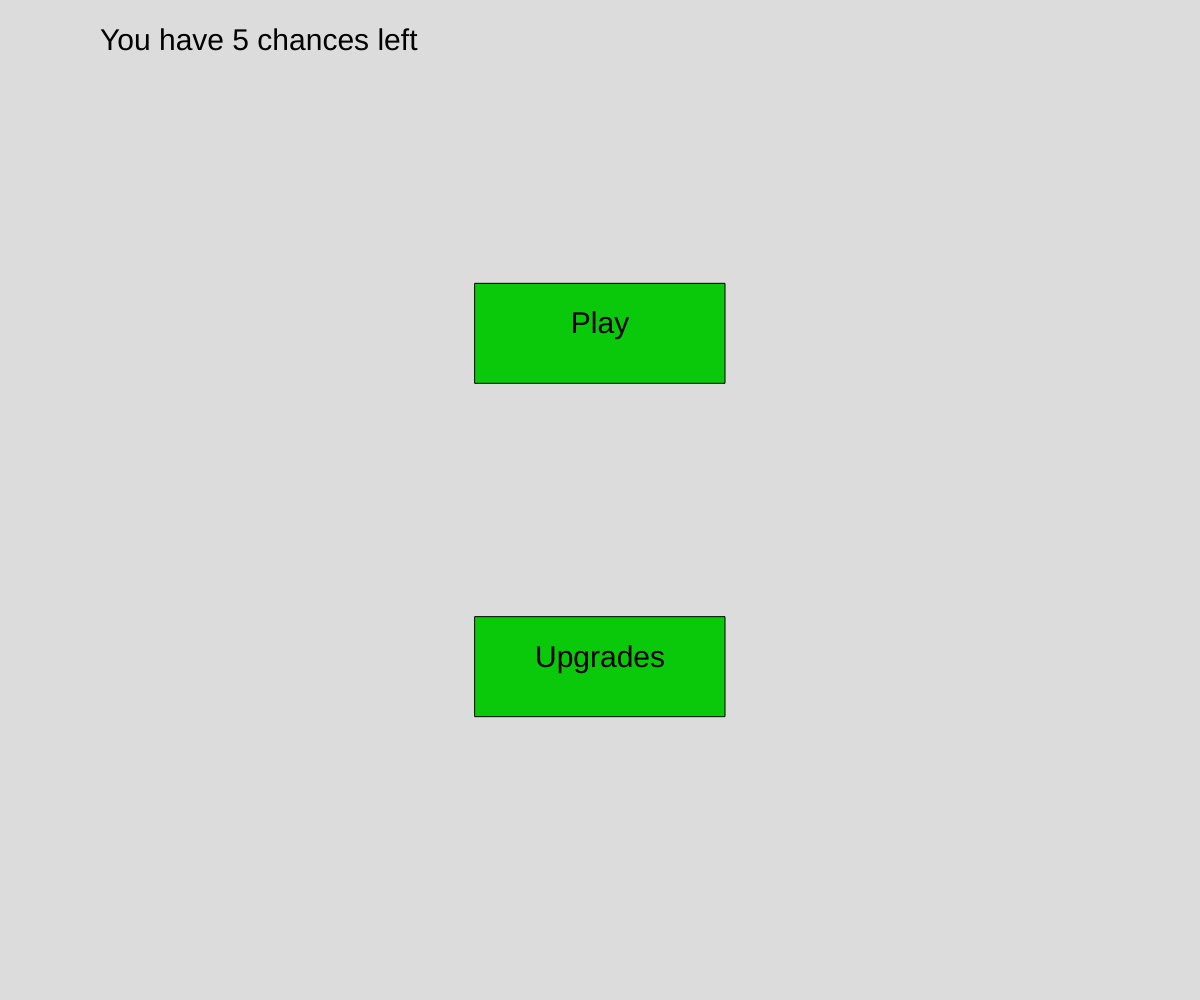
Frame 1 (no input)
Frame 60 (no input): identical to frame 1, image omitted
Frame 120 (the mouse pressed at the canvas centre since frame 60): identical to frame 1, image omitted

The p5.js sketch that drew this single still picture (run headless with seeded random() and noise() and a simulated clock; from frame 60 on, the mouse is pressed at the canvas centre):

// p5.js sketch
// ── sketch.js
// Hax Simulator
// Felix
// March 15

let colour, name, chances;
let level, area, menu, lives, cash, price, time;
let timer;
let listColours = ["red", "blue", "green", "yellow", "purple", "cyan"];
let buttonX1, buttonX2, buttonY1, buttonY2;
let extraTime, extraCash, extraLives;

function setup() {
  createCanvas(windowWidth, windowHeight);
  menu = "main";
  buttonX1 = windowWidth/2;
  buttonX2 = windowWidth/2;
  buttonY1 = windowHeight/3;
  buttonY2 = windowHeight/1.5;
  extraTime = 1;
  extraCash = 1;
  extraLives = 2;
  cash = 50;
  price = 10;
  chances = 5;
}

function draw() {
  background(220);
  showMenu();
  if (mouseIsPressed && menu === "main" && mouseX >= buttonX1 - 125 && mouseX <= buttonX1 + 125 && mouseY >= buttonY1 - 50 && mouseY <= buttonY1 + 50){
    menu = "play";
    lives = extraLives;
    level = 0;
    progress();
    time = 1000;
  }
  if (mouseIsPressed && menu === "main" && mouseX >= buttonX2 - 125 && mouseX <= buttonX2 + 125 && mouseY >= buttonY2 - 50 && mouseY <= buttonY2 + 50){
    menu = "upgrades";
    buttonY2 = windowHeight/1.2;
  }
  else if (mouseIsPressed && menu === "upgrades" && mouseX >= buttonX2 - 125 && mouseX <= buttonX2 + 125 && mouseY >= buttonY2 - 50 && mouseY <= buttonY2 + 50){
    menu = "main";
    buttonY2 = windowHeight/1.5;
  }
}

function keyPressed() {
  if (menu === "play" && keyCode === LEFT_ARROW && colour === name) {
    progress();
  } 
  else if (menu === "play" && keyCode === RIGHT_ARROW && colour !== name) {
    progress();
  }
  else if (menu === "play"){
    lives--;
    progress();
  }
  if (menu === "upgrades" && keyCode === 81 && price <= cash){
    extraTime++;
    cash = cash - price;
    price = round(price * 2);
  }
  else if (menu === "upgrades" && keyCode === 87 && price <= cash){
    extraCash++;
    cash = cash - price;
    price = round(price * 2);
  }
  else if (menu === "upgrades" && keyCode === 69 && price <= cash){
    extraLives++;
    cash = cash - price;
    price = price + 20;
  }
}

function progress(){
  level ++;
  colour = random (listColours);
  name = round(random(1, 3));
  if (name === 1){
    name = colour;
  }
  else{
    name = random (listColours);
  }
  cash = cash + extraCash + level;
  time = time + extraTime * 10;
}

function generateWords(){
  if (colour === "red"){
    fill(225, 0, 0);
  }
  else if (colour === "green"){
    fill(0, 225, 0);
  }
  else if (colour === "blue"){
    fill(0, 0, 225);
  }
  else if (colour === "yellow"){
    fill(175, 175, 0);
  }
  else if (colour === "purple"){
    fill(225, 0, 225);
  }
  else if (colour === "cyan"){
    fill(0, 175, 175);
  }
}

function showMenu(){
  if (menu === "main"){
    textSize(30);
    fill(10, 200, 10);
    rectMode(CENTER);
    rect(buttonX1, buttonY1, 250, 100);
    rect(buttonX2, buttonY2, 250, 100);
    fill(0);
    textAlign(CENTER);
    text("Play", buttonX1, buttonY1);
    text("Upgrades", buttonX2, buttonY2);
    textAlign(LEFT);
    text("You have " + chances + " chances left", 100, 50);
  }
  if (menu === "upgrades"){
    fill(10, 200, 10);
    rectMode(CENTER);
    rect(buttonX2, buttonY2, 250, 100);
    fill(0);
    textAlign(CENTER);
    text("Back", buttonX2, buttonY2);
    textAlign(LEFT);
    text("Push Q for a more time", 20, 50);
    text("Current time " + extraTime, 500, 50);
    text("Push W for more cash earnings", 20, 100);
    text("Current earnings " + extraCash, 500, 100);
    text("Push E for extra lives", 20, 150);
    text("Lives " + extraLives, 500, 150);
    text("Current cash " + cash, 50, 200);
    text("Next upgrade costs " + price, 50, 250);
  }
  if (menu === "play"){
    generateWords();
    textSize(64);
    text(name, windowWidth/2, windowHeight/2);
    fill(0);
    text("Lives" + lives, 50, 60); 
    text("Current level " + level, 50, 120); 
    text("time left " + time, 50, 180); 
    if (lives <= -1){
      menu = "main";
      chances--;
      lives = 0;
    }
    time--;
    if(time <= 0){
      lives--;
    }
  }
  if (chances <= 0){
    menu = "lose";
  }
  if (level >= 100){
    menu = "win";
  }
  if (menu === "lose"){
    textAlign(CENTER);
    text("You Lose", 250, windowHeight/2);
  }
  if (menu === "win"){
    textAlign(CENTER);
    text("You Win", 250, windowHeight/2);
  }
}
